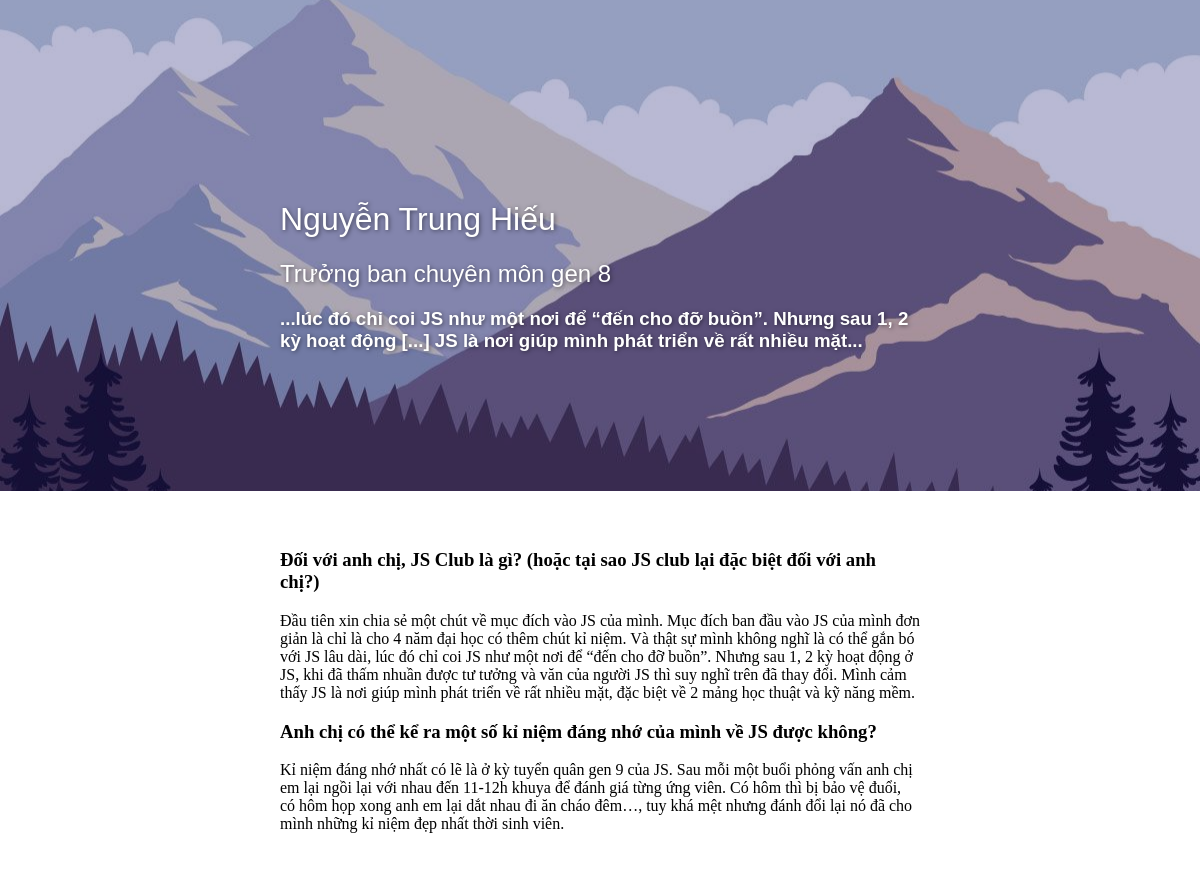
Page /blog/view?id=4 on the committed database.
### blog/models/Blog.py (models this page shows)
class Blog(db.Model):
	id = db.Column(db.Integer, primary_key=True)
	content = db.Column(db.String)
	owner = db.Column(db.String)
	subtitle = db.Column(db.String)
	role = db.Column(db.String)
	date = db.Column(db.DateTime)
	image = db.Column(db.String)

### blog/views.py (the view)
@blog.route('/view')
def view_blog():
	id = request.args.get('id', None)
	if id is None:
		return redirect(url_for('homepage.index'))
	blog = BlogController.get_blog_by_id(id)
	return render_template('blog.html', blog=blog)

### blog/models/Blog.py (called while the page is built)
	@staticmethod
	def get_blog_by_id(id):
		return Blog.query.filter_by(id=id).first()

### templates/blog.html (shortened to what this page needs)
<!DOCTYPE html>
<html lang="en">
<head>
	<link rel="stylesheet" href="/static/css/blog.css">
</head>
<body>
	<div class="sample-header">
		<div class="sample-header-section">
			<h1>{{ blog.owner }}</h1>
			<h2>{{ blog.role }}</h2>
			{% if blog.subtitle is not none %}
				<h3>{{ blog.subtitle }}</h3>
			{% endif %}
		</div>
	</div>
	<div class="sample-section-wrap">
		<div class="sample-section">
			<div>
				{{ blog.content|safe }}
			</div>
		</div>
	</div>
</body>
</html>

### static/css/blog.css (style rules this page uses)
body { margin: 0; }
.sample-header { position: fixed; left: 0; top: 0; width: 100%; background-image: url("/static/img/sample-bg.jpg"); background-position: center; background-size: cover; background-repeat: no-repeat; }
.sample-header::before { content: ""; position: absolute; top: 0; right: 0; bottom: 0; left: 0; background-color: MidnightBlue; opacity: 0.3; }
.sample-header-section { position: relative; padding: 15% 0 10%; max-width: 640px; margin-left: auto; margin-right: auto; color: white; text-shadow: 1px 1px 4px rgba(0, 0, 0, 0.5); font-family: "Montserrat", sans-serif; }
h1 { font-weight: 500; }
h2 { font-weight: 400; }
.sample-section-wrap { position: relative; background-color: white; }
.sample-section { position: relative; max-width: 640px; margin-left: auto; margin-right: auto; padding: 40px; }

### rows in the picture
Blog: owner "Nguyễn Trung Hiếu", role "Trưởng ban chuyên môn gen 8", subtitle "...lúc đó chỉ coi JS như một nơi để “đến cho đỡ buồn”. Nhưng sau 1, 2 kỳ hoạt động [...] JS là nơi giúp mình phát triển về rất nhiều mặt...", content "Đối với anh chị, JS Club là gì? (hoặc tại sao JS club lại đặc biệt đối với anh chị?) Đầu tiên xin chia sẻ một chút về mục đích vào JS của mình. Mục đích ban đầu vào JS của mình đơn giản là chỉ là cho 4 năm đại học có thêm chút kỉ niệm. Và thật sự mình không nghĩ là có thể gắn bó với JS lâu dài, lúc đó chỉ coi JS như một nơi để “đến cho đỡ buồn”. Nhưng sau 1, 2 kỳ hoạt động ở JS, khi đã thấm nhuần được tư tưởng và văn của người JS thì suy nghĩ trên đã thay đổi. Mình cảm thấy JS là nơi giúp mình phát triển về rất nhiều mặt, đặc biệt về 2 mảng học thuật và kỹ năng mềm. Anh chị có thể kể ra một số kỉ niệm đáng nhớ của mình về JS được không? Kỉ niệm đáng nhớ nhất có lẽ là ở kỳ tuyển quân gen 9…"
